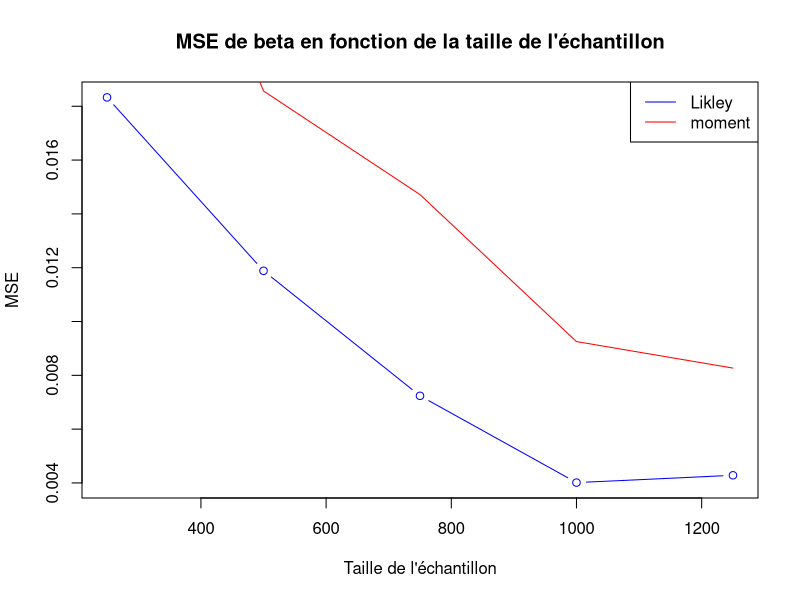
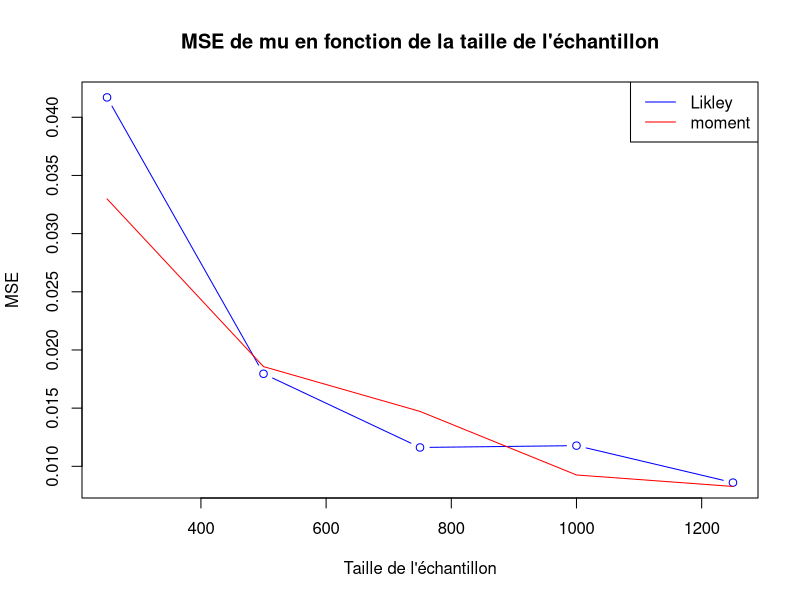
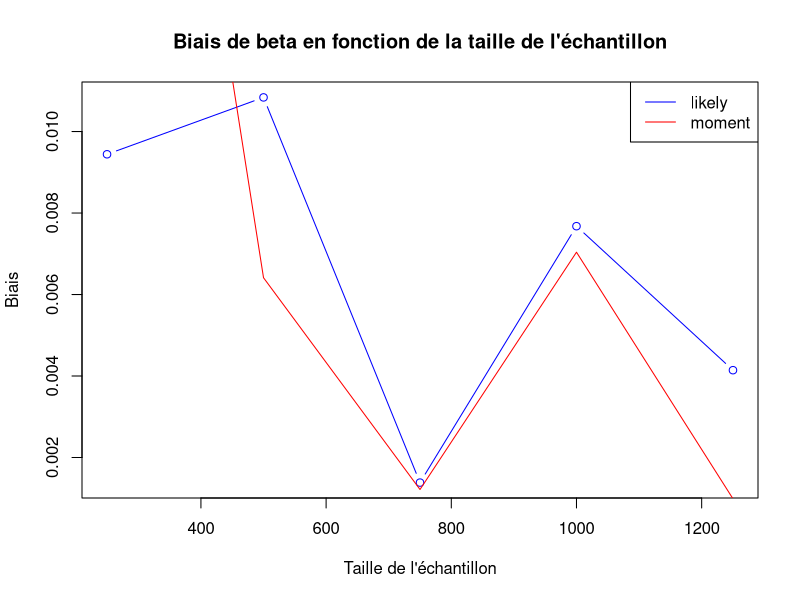
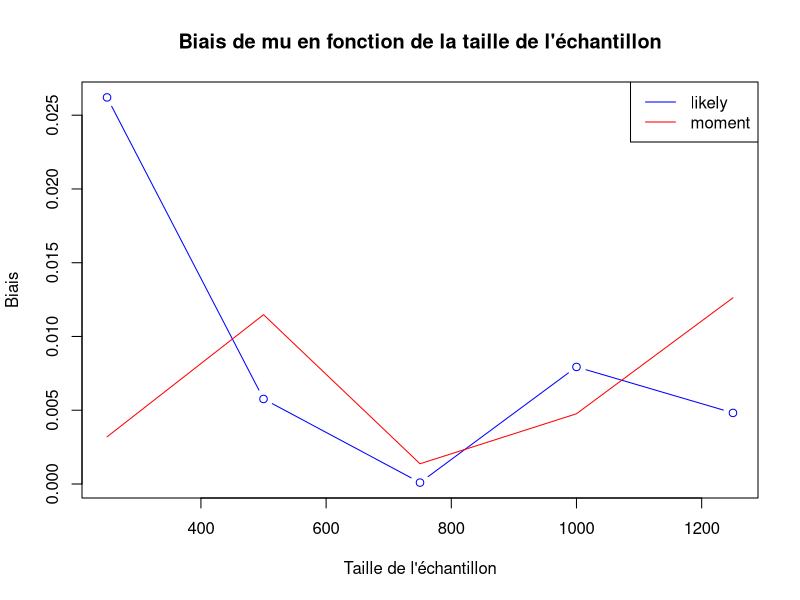
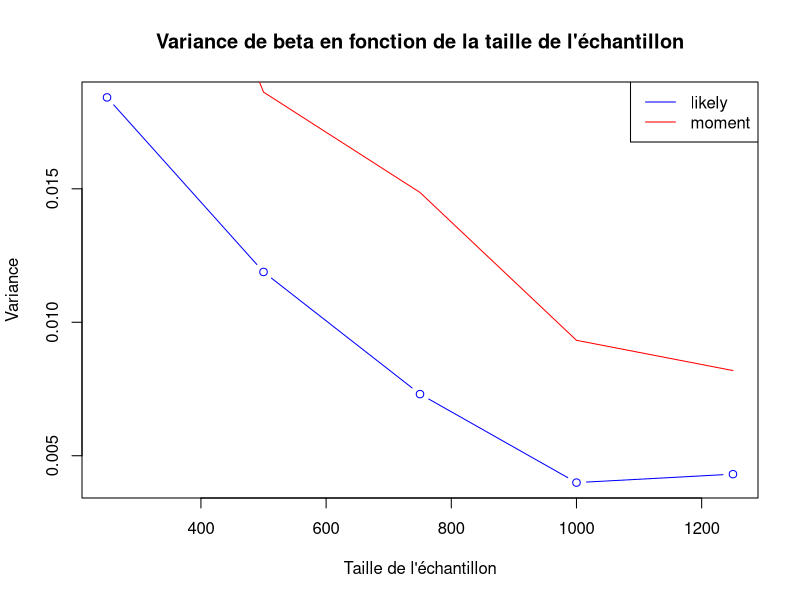
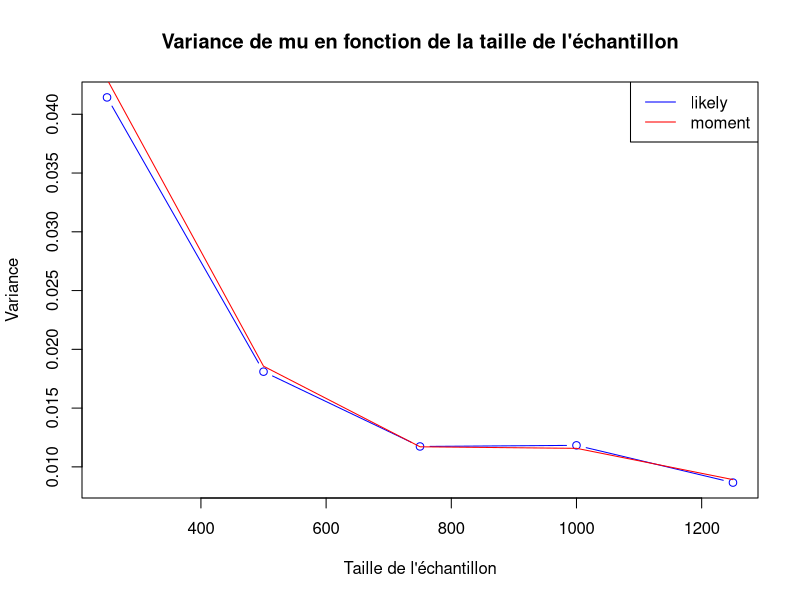
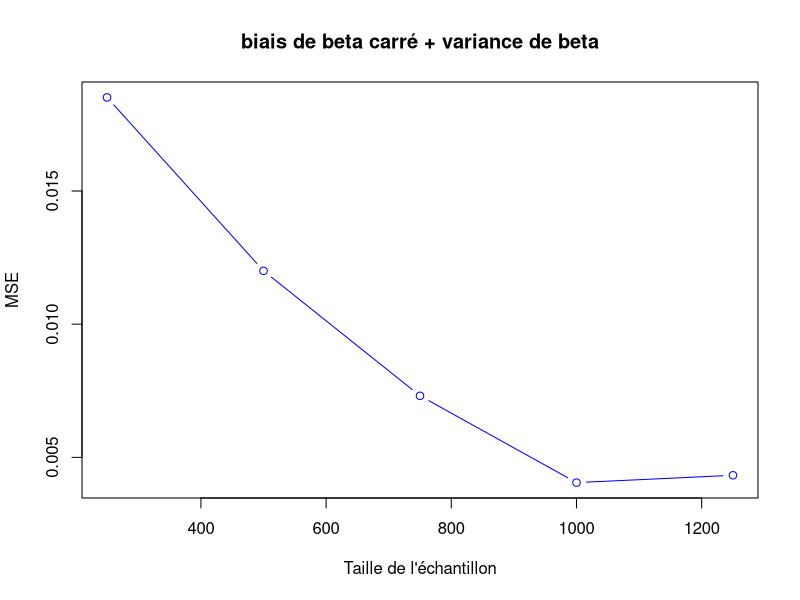

Write the R code that produced these figures, in order.
library(stats)
library(ggplot2)
library(pracma)

# Approximation de la constante d'Euler-Mascheroni par une somme de série
n.tilt <- 1000000
gamma_approx <- sum(1 / seq(1, n.tilt)) - log(n.tilt)

set.seed("311")
# Fonction pour initialiser les listes avec des valeurs aléatoires de distribution Gumbel
initialisation <- function(n) {
  unif.distrib <- runif(n, min = 0, max = 1)
  gumb.distrib.initial <- vector("numeric", length = n)
  for (i in 1:n){
    gumb.distrib.initial[i] <- -3 * log(-log(unif.distrib[i], base = exp(1)), base = exp(1)) + 2
  }
  return(gumb.distrib.initial)
}


# Fonction de log-vraisemblance
log_vraissemblance <- function(params, L) {
  beta <- params[1]
  mu <- params[2]
  n <- length(L)
  result <- sum( (mu - L)/beta - exp((mu - L)/beta))
  result<-result-n*log(beta)
  return(-result)
}

# Initialisation des listes de différentes tailles
l_250 <- numeric(250)
l_500 <- numeric(500)
l_750 <- numeric(750)
l_1000 <- numeric(1000)
l_1250 <- numeric(1250)

# Nombre de simulations
M <- 100

# MSE pour beta
MSE_250 <- numeric(M)
MSE_500 <- numeric(M)
MSE_750 <- numeric(M)
MSE_1000 <- numeric(M)
MSE_1250 <- numeric(M)

#MSE de mu
MSEmu_250 <- numeric(M)
MSEmu_500 <- numeric(M)
MSEmu_750 <- numeric(M)
MSEmu_1000 <- numeric(M)
MSEmu_1250 <- numeric(M)


# Biais pour beta
B_250 <- numeric(M)
B_500 <- numeric(M)
B_750 <- numeric(M)
B_1000 <- numeric(M)
B_1250 <- numeric(M)

#biais de mu
Bmu_250 <- numeric(M)
Bmu_500 <- numeric(M)
Bmu_750 <- numeric(M)
Bmu_1000 <- numeric(M)
Bmu_1250 <- numeric(M)

# Variance de beta
V_250 <- numeric(M)
V_500 <- numeric(M)
V_750 <- numeric(M)
V_1000 <- numeric(M)
V_1250 <- numeric(M)


# Variance de mu
Vmu_250 <- numeric(M)
Vmu_500 <- numeric(M)
Vmu_750 <- numeric(M)
Vmu_1000 <- numeric(M)
Vmu_1250 <- numeric(M)

#valeur des estimateurs de beta vraissemblance

beta_hat_250<- numeric(M)
beta_hat_500<- numeric(M)
beta_hat_750<- numeric(M)
beta_hat_1000<- numeric(M)
beta_hat_1250<- numeric(M)

#valeur des estimateurs de mu vraiasemblance

mu_hat_250<- numeric(M)
mu_hat_500<- numeric(M)
mu_hat_750<- numeric(M)
mu_hat_1000<- numeric(M)
mu_hat_1250<- numeric(M)


# valeur des estimateurs mu des moments

mu_mom_250<- numeric(M)
mu_mom_500<- numeric(M)
mu_mom_750<- numeric(M)
mu_mom_1000<- numeric(M)
mu_mom_1250<- numeric(M)

# valeur des estimateurs beta des moments

beta_mom_250<- numeric(M)
beta_mom_500<- numeric(M)
beta_mom_750<- numeric(M)
beta_mom_1000<- numeric(M)
beta_mom_1250<- numeric(M)


# Boucle de simulations
for (i in 1:M) {
  l_250 <- initialisation(250)
  l_500 <- initialisation(500)
  l_750 <- initialisation(750)
  l_1000 <- initialisation(1000)
  l_1250 <- initialisation(1250)
  
  res_250 <- optim(c(4, 3), log_vraissemblance, L=l_250, method="L-BFGS-B", lower=c(0.1, 0), upper=c(5, 5))
  res_500 <- optim(c(4, 3), log_vraissemblance, L=l_500, method="L-BFGS-B", lower=c(0.1, 0), upper=c(5, 5))
  res_750 <- optim(c(4, 3), log_vraissemblance, L=l_750, method="L-BFGS-B", lower=c(0.1, 0), upper=c(5, 5))
  res_1000 <- optim(c(4, 3), log_vraissemblance, L=l_1000, method="L-BFGS-B", lower=c(0.1, 0), upper=c(5, 5))
  res_1250 <- optim(c(4, 3), log_vraissemblance, L=l_1250, method="L-BFGS-B", lower=c(0.1, 0), upper=c(5, 5))
  
  MSE_250[i] <- (res_250$par[1] - 3)^2
  MSE_500[i] <- (res_500$par[1] - 3)^2
  MSE_750[i] <- (res_750$par[1] - 3)^2
  MSE_1000[i] <- (res_1000$par[1] - 3)^2
  MSE_1250[i] <- (res_1250$par[1] - 3)^2
  
  MSEmu_250[i] <- (res_250$par[2] - 2)^2
  MSEmu_500[i] <- (res_500$par[2] - 2)^2
  MSEmu_750[i] <- (res_750$par[2] - 2)^2
  MSEmu_1000[i] <- (res_1000$par[2] - 2)^2
  MSEmu_1250[i] <- (res_1250$par[2] - 2)^2
  
  B_250[i] <- (res_250$par[1] - 3)
  B_500[i] <- (res_500$par[1] - 3)
  B_750[i] <- (res_750$par[1] - 3)
  B_1000[i] <- (res_1000$par[1] - 3)
  B_1250[i] <- (res_1250$par[1] - 3)
  
  Bmu_250[i] <- (res_250$par[2] - 2)
  Bmu_500[i] <- (res_500$par[2] - 2)
  Bmu_750[i] <- (res_750$par[2] - 2)
  Bmu_1000[i] <- (res_1000$par[2] - 2)
  Bmu_1250[i] <- (res_1250$par[2] - 2)
  
  
  beta_hat_250[i]<- res_250$par[1]
  beta_hat_500[i]<- res_500$par[1]
  beta_hat_750[i]<- res_750$par[1]
  beta_hat_1000[i]<- res_1000$par[1]
  beta_hat_1250[i]<-res_1250$par[1]
  
  mu_hat_250[i]<- res_250$par[2]
  mu_hat_500[i]<- res_500$par[2]
  mu_hat_750[i]<- res_750$par[2]
  mu_hat_1000[i]<- res_1000$par[2]
  mu_hat_1250[i]<-res_1250$par[2]
  
  
  
  # calcul des estimateurs des moments
  
  beta_mom_250[i]<-sqrt((6/pi^2)*sum(mean(l_250^2)-mean(l_250)^2))
  beta_mom_500[i]<-sqrt((6/pi^2)*sum(mean(l_500^2)-mean(l_500)^2))
  beta_mom_750[i]<-sqrt((6/pi^2)*sum(mean(l_750^2)-mean(l_750)^2))
  beta_mom_1000[i]<-sqrt((6/pi^2)*sum(mean(l_1000^2)-mean(l_1000)^2))
  beta_mom_1250[i]<-sqrt((6/pi^2)*sum(mean(l_1250^2)-mean(l_1250)^2))
  
  mu_mom_250[i]<-mean(l_250) - gamma_approx*beta_mom_250[i]
  mu_mom_500[i]<-mean(l_500) - gamma_approx*beta_mom_500[i]
  mu_mom_750[i]<-mean(l_750) - gamma_approx*beta_mom_750[i]
  mu_mom_1000[i]<-mean(l_1000) - gamma_approx*beta_mom_1000[i]
  mu_mom_1250[i]<-mean(l_1250) - gamma_approx*beta_mom_1250[i]
  
  
}






abcis <- c(250, 500, 750, 1000, 1250)

#MSE,biais et variance moyenne pour beta likly
           
MSE_tot <- c(mean(MSE_250), mean(MSE_500), mean(MSE_750), mean(MSE_1000), mean(MSE_1250))
B_tot <- c(mean(B_250), mean(B_500), mean(B_750), mean(B_1000), mean(B_1250))
B_tot <-abs(B_tot)
V_tot<-c(var(beta_hat_250),var(beta_hat_500),var(beta_hat_750),var(beta_hat_1000),var(beta_hat_1250))

#MSE,biais et variance moyenne pour mu likly

MSE_tot_mu <- c(mean(MSEmu_250), mean(MSEmu_500), mean(MSEmu_750), mean(MSEmu_1000), mean(MSEmu_1250))
B_tot_mu <- c(mean(Bmu_250), mean(Bmu_500), mean(Bmu_750), mean(Bmu_1000), mean(Bmu_1250))
B_tot_mu <- abs(B_tot_mu)
V_tot_mu<-c(var(mu_hat_250),var(mu_hat_500),var(mu_hat_750),var(mu_hat_1000),var(mu_hat_1250))



# on calcul le biais des estimateurs de moment

B_tot_mom_mu <-c(mean(mu_mom_250 -2 ),mean(mu_mom_500 -2 ),mean(mu_mom_750 -2 ),mean(mu_mom_1000 -2 ),mean(mu_mom_1250 -2 ))
B_tot_mom_beta <-c(mean(beta_mom_250 -3 ),mean(beta_mom_500 -3 ),mean(beta_mom_750 -3 ),mean(beta_mom_1000 -3 ),mean(beta_mom_1250 -3 ))
B_tot_mom_beta<-abs(B_tot_mom_beta)
B_tot_mom_mu<-abs(B_tot_mom_mu)


# on calcul la MSE des estimateurs de moment
MSE_tot_mom_mu <-c(mean((mu_mom_250 -2)^2 ),mean((mu_mom_500 -2)^2 ),mean((mu_mom_750 -2)^2 ),mean((mu_mom_1000 -2)^2 ),mean((mu_mom_1250 -2 )^2))
MSE_tot_mom_beta <-c(mean((beta_mom_250 -3)^2 ),mean((beta_mom_500 -3)^2 ),mean((beta_mom_750 -3)^2 ),mean((beta_mom_1000 -3)^2 ),mean((beta_mom_1250 -3)^2 ))


# on calcul la variance des estimateurs de moment

Var_tot_mom_mu <-c(var(mu_mom_250),var(mu_mom_500),var(mu_mom_750),var(mu_mom_1000),var(mu_mom_1250))
Var_tot_mom_beta <-c(var(beta_mom_250),var(beta_mom_500),var(beta_mom_750),var(beta_mom_1000),var(beta_mom_1250))


# Tracé des MSE pour beta
plot(abcis, MSE_tot, type="b", col="blue", xlab="Taille de l'échantillon", ylab="MSE", main="MSE de beta en fonction de la taille de l'échantillon")
lines(abcis, MSE_tot_mom_beta, col="red")
legend("topright", legend = c("Likley", "moment"), col = c("blue", "red"), lty = 1)


# Tracé des MSE pour mu
plot(abcis, MSE_tot_mu, type="b", col="blue", xlab="Taille de l'échantillon", ylab="MSE", main="MSE de mu en fonction de la taille de l'échantillon")
lines(abcis, MSE_tot_mom_beta, col="red")
legend("topright", legend = c("Likley", "moment"), col = c("blue", "red"), lty = 1)




# Tracé des biais pour beta
plot(abcis, B_tot, type="b", col="blue", xlab="Taille de l'échantillon", ylab="Biais", main="Biais de beta en fonction de la taille de l'échantillon")
lines(abcis, B_tot_mom_mu, col="red")
legend("topright", legend = c("likely", "moment"), col = c("blue", "red"), lty = 1)


# Tracé des biais pour mu
plot(abcis, B_tot_mu, type="b", col="blue", xlab="Taille de l'échantillon", ylab="Biais", main="Biais de mu en fonction de la taille de l'échantillon")
lines(abcis, B_tot_mom_beta, col="red")
legend("topright", legend = c("likely", "moment"), col = c("blue", "red"), lty = 1)


# Tracé de la variance pour beta
plot(abcis, V_tot, type="b", col="blue", xlab="Taille de l'échantillon", ylab="Variance", main="Variance de beta en fonction de la taille de l'échantillon")
lines(abcis, Var_tot_mom_beta, col="red")
legend("topright", legend = c("likely", "moment"), col = c("blue", "red"), lty = 1)


# Tracé de la variance pour mu
plot(abcis, V_tot_mu, type="b", col="blue", xlab="Taille de l'échantillon", ylab="Variance", main="Variance de mu en fonction de la taille de l'échantillon")
lines(abcis, Var_tot_mom_mu, col="red")
legend("topright", legend = c("likely", "moment"), col = c("blue", "red"), lty = 1)



B_V_tot <-c(B_tot[1]^2 + V_tot[1],B_tot[2]^2 + V_tot[2],B_tot[3]^2 + V_tot[3],B_tot[4]^2 + V_tot[4],B_tot[5]^2 + V_tot[5])
plot(abcis, B_V_tot, type="b", col="blue", xlab="Taille de l'échantillon", ylab="MSE", main="biais de beta carré + variance de beta")


